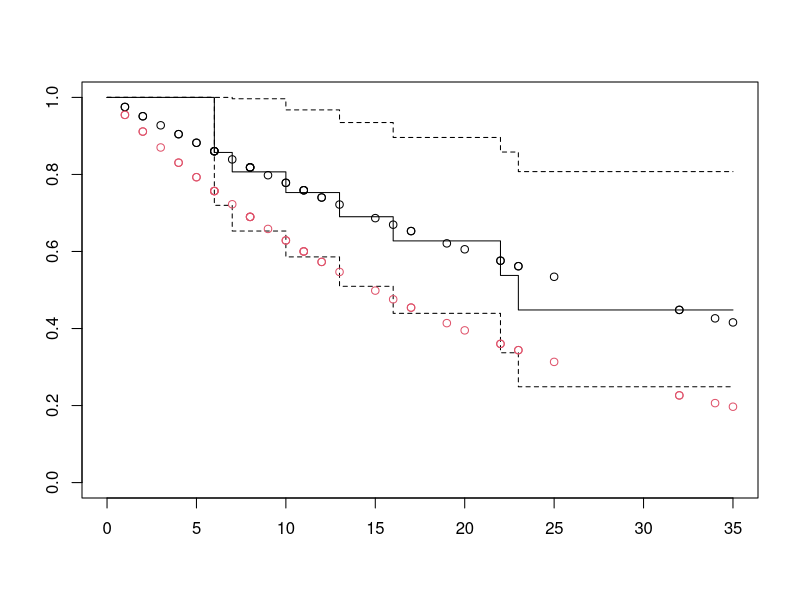

Write R code to recreate this figure.
## ---- chunk 1
knitr::opts_chunk$set(
    echo = TRUE,
    warning = FALSE,
    message = FALSE)
## ---- chunk 2
library("dplyr")
library("survival")
## ---- chunk 3
leuk <- read.csv("526/leuk.csv")
head(leuk)
## ---- chunk 4
# sort the dataframe
leuk[order(leuk$time[leuk$trt == 1], decreasing = FALSE), ]
## ---- chunk 5
sum(leuk$time[leuk$trt == 1])
summary(survfit(Surv(time, status) ~ trt, data = leuk))

surv.exp <- survreg(Surv(time, status) ~ trt, leuk, dist = "exp")
predict(surv.exp, data.frame(trt = 7), type = "respons", se.fit = TRUE)

plot(survfit(Surv(time, status) ~ trt, leuk)[2])
points(leuk$time, exp(-exp(log(leuk$time) - sum(surv.exp$coef))))
points(leuk$time, exp(-exp(log(leuk$time) - (sum(surv.exp$coef) - (0.218 + 0.398)))), col = 2)

s7 <- exp(-exp(log(7) - sum(surv.exp$coefficients)))
lbs7 <- exp(-exp((log(7) - (sum(surv.exp$coefficients) - (0.218 + 0.398)))))
s7 - lbs7
